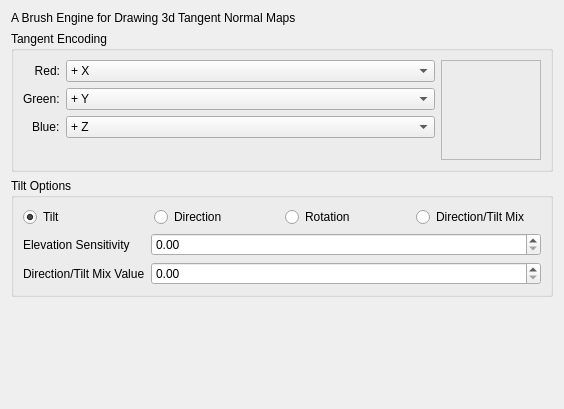
<?xml version="1.0" encoding="utf-8"?>
<ui version="4.0">
 <author>
    SPDX-FileCopyrightText: none
    SPDX-License-Identifier: GPL-3.0-or-later
  </author>
 <class>WdgTangentTiltOptions</class>
 <widget class="QWidget" name="WdgTangentTiltOptions">
  <property name="geometry">
   <rect>
    <x>0</x>
    <y>0</y>
    <width>564</width>
    <height>409</height>
   </rect>
  </property>
  <property name="sizePolicy">
   <sizepolicy hsizetype="Preferred" vsizetype="Preferred">
    <horstretch>255</horstretch>
    <verstretch>255</verstretch>
   </sizepolicy>
  </property>
  <property name="minimumSize">
   <size>
    <width>425</width>
    <height>260</height>
   </size>
  </property>
  <layout class="QVBoxLayout" name="verticalLayout">
   <item>
    <widget class="QLabel" name="label">
     <property name="text">
      <string extracomment="This is a type of normal map used in 3d rendering. Normal in this case refers to the Normal in the law of Reflection by William Snellius">A Brush Engine for Drawing 3d Tangent Normal Maps</string>
     </property>
    </widget>
   </item>
   <item>
    <widget class="QGroupBox" name="TangentEncoding">
     <property name="autoFillBackground">
      <bool>false</bool>
     </property>
     <property name="title">
      <string>Tangent Encoding</string>
     </property>
     <layout class="QHBoxLayout" name="horizontalLayout">
      <item>
       <layout class="QFormLayout" name="swizzlebox">
        <property name="labelAlignment">
         <set>Qt::AlignRight|Qt::AlignTrailing|Qt::AlignVCenter</set>
        </property>
        <item column="0" row="0">
         <widget class="QLabel" name="RedLabel">
          <property name="text">
           <string>Red:</string>
          </property>
          <property name="alignment">
           <set>Qt::AlignRight|Qt::AlignTrailing|Qt::AlignVCenter</set>
          </property>
         </widget>
        </item>
        <item column="1" row="1">
         <widget class="QComboBox" name="comboGreen">
          <property name="currentIndex">
           <number>2</number>
          </property>
          <item>
           <property name="text">
            <string extracomment="Positive horizontal axis">+ X</string>
           </property>
          </item>
          <item>
           <property name="text">
            <string extracomment="Negative horizontal axis">- X</string>
           </property>
          </item>
          <item>
           <property name="text">
            <string extracomment="Positive vertical axis">+ Y</string>
           </property>
          </item>
          <item>
           <property name="text">
            <string extracomment="Negative vertical axis">- Y</string>
           </property>
          </item>
          <item>
           <property name="text">
            <string extracomment="Positive height axis">+ Z</string>
           </property>
          </item>
          <item>
           <property name="text">
            <string extracomment="negative height axis">- Z</string>
           </property>
          </item>
         </widget>
        </item>
        <item column="0" row="1">
         <widget class="QLabel" name="GreenLabel">
          <property name="text">
           <string>Green:</string>
          </property>
         </widget>
        </item>
        <item column="1" row="0">
         <widget class="QComboBox" name="comboRed">
          <item>
           <property name="text">
            <string extracomment="Positive horizontal axis">+ X</string>
           </property>
          </item>
          <item>
           <property name="text">
            <string extracomment="Negative horizontal axis">- X</string>
           </property>
          </item>
          <item>
           <property name="text">
            <string extracomment="Positive vertical axis">+ Y</string>
           </property>
          </item>
          <item>
           <property name="text">
            <string extracomment="Negative vertical axis">- Y</string>
           </property>
          </item>
          <item>
           <property name="text">
            <string extracomment="Positive height axis">+ Z</string>
           </property>
          </item>
          <item>
           <property name="text">
            <string extracomment="negative height axis">- Z</string>
           </property>
          </item>
         </widget>
        </item>
        <item column="0" row="2">
         <widget class="QLabel" name="BlueLabel">
          <property name="text">
           <string>Blue:</string>
          </property>
         </widget>
        </item>
        <item column="1" row="2">
         <widget class="QComboBox" name="comboBlue">
          <property name="currentIndex">
           <number>4</number>
          </property>
          <item>
           <property name="text">
            <string extracomment="Positive horizontal axis">+ X</string>
           </property>
          </item>
          <item>
           <property name="text">
            <string extracomment="Negative horizontal axis">- X</string>
           </property>
          </item>
          <item>
           <property name="text">
            <string extracomment="Positive vertical axis">+ Y</string>
           </property>
          </item>
          <item>
           <property name="text">
            <string extracomment="Negative vertical axis">- Y</string>
           </property>
          </item>
          <item>
           <property name="text">
            <string extracomment="Positive height axis">+ Z</string>
           </property>
          </item>
          <item>
           <property name="text">
            <string extracomment="negative height axis">- Z</string>
           </property>
          </item>
         </widget>
        </item>
       </layout>
      </item>
      <item>
       <widget class="KisNormalPreviewWidget" name="TangentTiltPreview">
        <property name="sizePolicy">
         <sizepolicy hsizetype="Fixed" vsizetype="Fixed">
          <horstretch>0</horstretch>
          <verstretch>0</verstretch>
         </sizepolicy>
        </property>
        <property name="minimumSize">
         <size>
          <width>100</width>
          <height>100</height>
         </size>
        </property>
        <property name="frameShape">
         <enum>QFrame::StyledPanel</enum>
        </property>
        <property name="frameShadow">
         <enum>QFrame::Sunken</enum>
        </property>
        <property name="text">
         <string extracomment="this is a frame that could contain a preview of the swizzle chosen" notr="true"/>
        </property>
        <property name="alignment">
         <set>Qt::AlignLeading|Qt::AlignLeft|Qt::AlignTop</set>
        </property>
       </widget>
      </item>
     </layout>
    </widget>
   </item>
   <item>
    <widget class="QGroupBox" name="TiltOptions">
     <property name="title">
      <string>Tilt Options</string>
     </property>
     <layout class="QVBoxLayout" name="verticalLayout_2">
      <item>
       <layout class="QHBoxLayout" name="horizontalLayout_2">
        <item>
         <widget class="QRadioButton" name="optionTilt">
          <property name="toolTip">
           <string>&lt;html&gt;&lt;head/&gt;&lt;body&gt;&lt;p&gt;Use the tilt of the tablet to determine the normals.&lt;/p&gt;&lt;/body&gt;&lt;/html&gt;</string>
          </property>
          <property name="text">
           <string comment="Tilt elevation">Tilt</string>
          </property>
          <property name="checked">
           <bool>true</bool>
          </property>
         </widget>
        </item>
        <item>
         <widget class="QRadioButton" name="optionDirection">
          <property name="toolTip">
           <string>&lt;html&gt;&lt;head/&gt;&lt;body&gt;&lt;p&gt;Use the drawing direction to determine the X and Y-axes, while tilt-elevation is used for the Z-axis.&lt;/p&gt;&lt;/body&gt;&lt;/html&gt;</string>
          </property>
          <property name="text">
           <string comment="Drawing Angle">Direction</string>
          </property>
         </widget>
        </item>
        <item>
         <widget class="QRadioButton" name="optionRotation">
          <property name="toolTip">
           <string>&lt;html&gt;&lt;head/&gt;&lt;body&gt;&lt;p&gt;Use the rotation sensor available in certain pens to determine the X and Y-axes, while tilt-elevation is used for the Z-axis.&lt;/p&gt;&lt;/body&gt;&lt;/html&gt;</string>
          </property>
          <property name="text">
           <string comment="Pen Rotation">Rotation</string>
          </property>
         </widget>
        </item>
        <item>
         <widget class="QRadioButton" name="optionMix">
          <property name="toolTip">
           <string>&lt;html&gt;&lt;head/&gt;&lt;body&gt;&lt;p&gt;Mix Tilt and Drawing angle to determine the X and Y-axes, while tilt-elevation is used for the Z-axis.&lt;/p&gt;&lt;/body&gt;&lt;/html&gt;</string>
          </property>
          <property name="text">
           <string>Direction/Tilt Mix</string>
          </property>
         </widget>
        </item>
       </layout>
      </item>
      <item>
       <layout class="QFormLayout" name="formLayout">
        <item column="0" row="0">
         <widget class="QLabel" name="L_elevation">
          <property name="text">
           <string>Elevation Sensitivity</string>
          </property>
         </widget>
        </item>
        <item column="1" row="0">
         <widget class="KisDoubleSliderSpinBox" name="sliderElevationSensitivity" native="true">
          <property name="sizePolicy">
           <sizepolicy hsizetype="Expanding" vsizetype="Expanding">
            <horstretch>0</horstretch>
            <verstretch>0</verstretch>
           </sizepolicy>
          </property>
         </widget>
        </item>
        <item column="0" row="1">
         <widget class="QLabel" name="L_mix">
          <property name="text">
           <string>Direction/Tilt Mix Value</string>
          </property>
         </widget>
        </item>
        <item column="1" row="1">
         <widget class="KisDoubleSliderSpinBox" name="sliderMixValue" native="true">
          <property name="sizePolicy">
           <sizepolicy hsizetype="Expanding" vsizetype="Expanding">
            <horstretch>0</horstretch>
            <verstretch>0</verstretch>
           </sizepolicy>
          </property>
         </widget>
        </item>
       </layout>
      </item>
     </layout>
    </widget>
   </item>
   <item>
    <spacer name="verticalSpacer">
     <property name="orientation">
      <enum>Qt::Vertical</enum>
     </property>
     <property name="sizeHint" stdset="0">
      <size>
       <width>20</width>
       <height>40</height>
      </size>
     </property>
    </spacer>
   </item>
  </layout>
 </widget>
 <customwidgets>
  <customwidget>
   <class>KisDoubleSliderSpinBox</class>
   <extends>QDoubleSpinBox</extends>
   <header>kis_slider_spin_box.h</header>
   <container>1</container>
  </customwidget>
  <customwidget>
   <class>KisNormalPreviewWidget</class>
   <extends>QLabel</extends>
   <header>kis_normal_preview_widget.h</header>
   <container>1</container>
  </customwidget>
 </customwidgets>
 <resources/>
 <connections>
  <connection>
   <sender>optionMix</sender>
   <signal>toggled(bool)</signal>
   <receiver>sliderMixValue</receiver>
   <slot>setVisible(bool)</slot>
   <hints>
    <hint type="sourcelabel">
     <x>20</x>
     <y>20</y>
    </hint>
    <hint type="destinationlabel">
     <x>20</x>
     <y>20</y>
    </hint>
   </hints>
  </connection>
  <connection>
   <sender>optionMix</sender>
   <signal>toggled(bool)</signal>
   <receiver>L_mix</receiver>
   <slot>setVisible(bool)</slot>
   <hints>
    <hint type="sourcelabel">
     <x>20</x>
     <y>20</y>
    </hint>
    <hint type="destinationlabel">
     <x>20</x>
     <y>20</y>
    </hint>
   </hints>
  </connection>
 </connections>
</ui>
